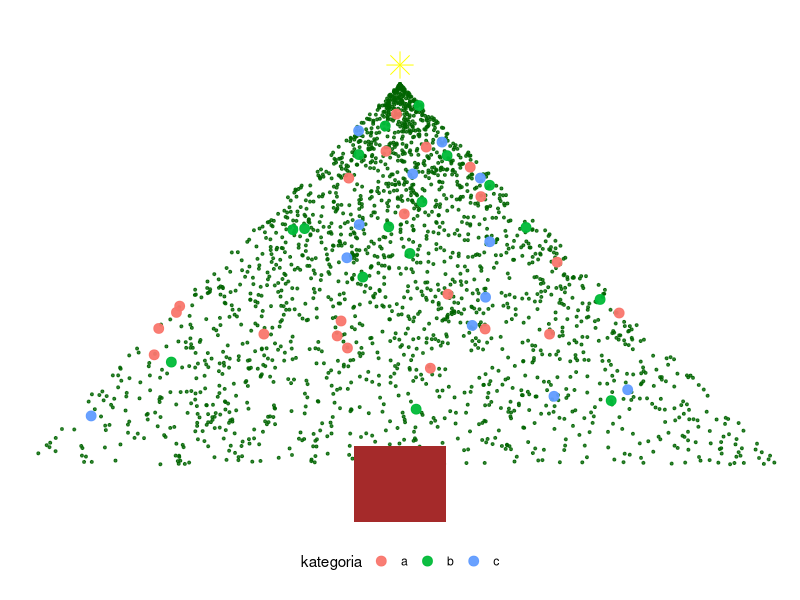

Write the R code that produced this figure.
library(ggplot2)


set.seed(420)

n_igly <-2137
y_igly <-runif(n_igly, 0, 1)
max_x <- 1 -  y_igly
x_igly <- runif(n_igly, -max_x, max_x)



igly <- data.frame(
  typ = "igla" ,
  x = x_igly,
  y = y_igly
)  

n_ozdoby <- 7*7
y_b <- runif(n_ozdoby, 0.1, 0.95)
max_xb <- 1 - y_b
x_b <- runif(n_ozdoby, -max_xb, max_xb)
kategoria <- sample(c("a", "b", "c"), n_ozdoby, replace = TRUE)

ozdoby <- data.frame(
  typ = "ozdoba",
  x = x_b,
  y = y_b,
  kategoria = kategoria
)


gwiazda <- data.frame(
  typ = "gwiazdkaa",
  x = 0,
  y = 1.05
)

p <- ggplot() +
  geom_point(data = igly, aes(x, y), size = 0.7, alpha = 0.8, color = "darkgreen") +
  geom_point(data = ozdoby, aes(x, y, color = kategoria), size = 3, alpha = 0.95) +
  geom_point(data = gwiazda, aes(x, y), size = 6, shape = 8, color = "yellow") +
  annotate("rect", xmin = -0.12, xmax = 0.12, ymin = -0.15, ymax = 0.05,
           fill = "brown", color = NA) +
  coord_equal(xlim = c(-1.05, 1.05), ylim = c(-0.2, 1.15), expand = FALSE) +
  theme_void() +
  theme(legend.position = "bottom") 

ggsave("choinka.png", p, width = 6, height = 7, dpi = 200)
